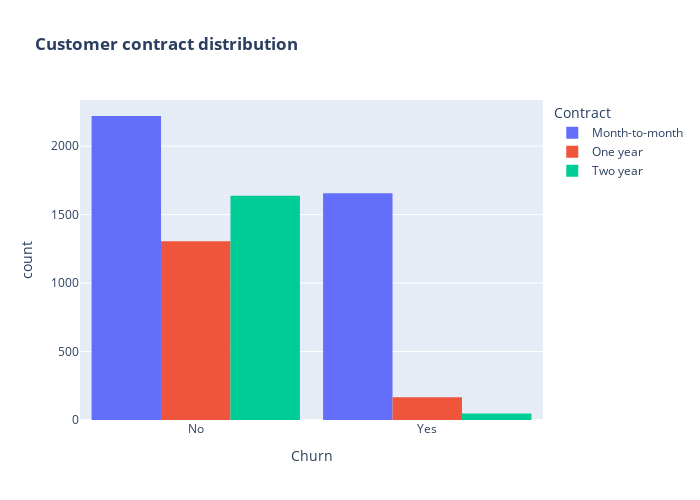

The notebook cell this image was saved under:
### Markdown cell above
There is negligible difference in customer percentage/ count who chnaged the service provider. Both genders behaved in similar fashion when it comes to migrating to another service provider/firm.

### Code cell
fig = px.histogram(df, x="Churn", color="Contract", barmode="group", title="<b>Customer contract distribution<b>")
fig.update_layout(width=700, height=500, bargap=0.1)
fig.show()

### Figure 1 — Plotly figure (JSON) as saved in the notebook; plotly's stock layout.template omitted (floating-point values rounded to 4 significant figures; data arrays with more than 128 entries replaced by an {"elided": "..."} marker saying what was removed)
{"data": [{"alignmentgroup": "True", "bingroup": "x", "hovertemplate": "Contract=Month-to-month<br>Churn=%{x}<br>count=%{y}<extra></extra>", "legendgroup": "Month-to-month", "marker": {"color": "#636efa", "pattern": {"shape": ""}}, "name": "Month-to-month", "offsetgroup": "Month-to-month", "orientation": "v", "showlegend": true, "type": "histogram", "x": {"elided": "3875 str values"}, "xaxis": "x", "yaxis": "y"}, {"alignmentgroup": "True", "bingroup": "x", "hovertemplate": "Contract=One year<br>Churn=%{x}<br>count=%{y}<extra></extra>", "legendgroup": "One year", "marker": {"color": "#EF553B", "pattern": {"shape": ""}}, "name": "One year", "offsetgroup": "One year", "orientation": "v", "showlegend": true, "type": "histogram", "x": {"elided": "1472 str values"}, "xaxis": "x", "yaxis": "y"}, {"alignmentgroup": "True", "bingroup": "x", "hovertemplate": "Contract=Two year<br>Churn=%{x}<br>count=%{y}<extra></extra>", "legendgroup": "Two year", "marker": {"color": "#00cc96", "pattern": {"shape": ""}}, "name": "Two year", "offsetgroup": "Two year", "orientation": "v", "showlegend": true, "type": "histogram", "x": {"elided": "1685 str values"}, "xaxis": "x", "yaxis": "y"}], "layout": {"bargap": 0.1, "barmode": "group", "height": 500, "legend": {"title": {"text": "Contract"}, "tracegroupgap": 0}, "title": {"text": "<b>Customer contract distribution<b>"}, "width": 700, "xaxis": {"anchor": "y", "domain": [0, 1], "title": {"text": "Churn"}}, "yaxis": {"anchor": "x", "domain": [0, 1], "title": {"text": "count"}}}}
